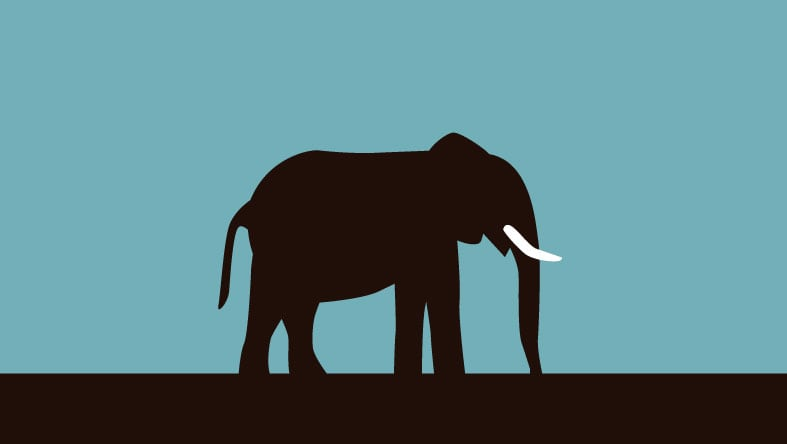
#> input picture OpenCV Projects/elephant.jpg, 787 x 444 px
$ python 'Apr 03.py'
#> lines starting #> are read from the running program, lines starting #| are printed output that depends on the picture
import cv2
import numpy as np


blurRadius = 5
elephantImg = cv2.imread('elephant.jpg', 0)
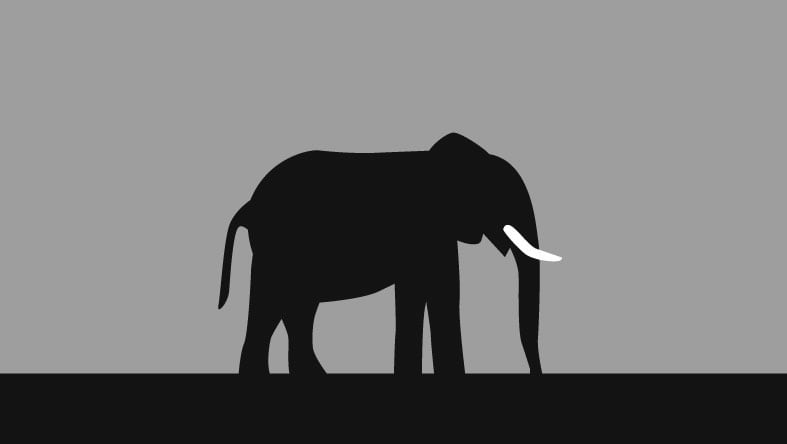
#> elephantImg: shape (444, 787); min 0, max 255, mean 116.8
noise = np.zeros(elephantImg.shape, np.uint8)
cv2.randu(noise, 0, 255)
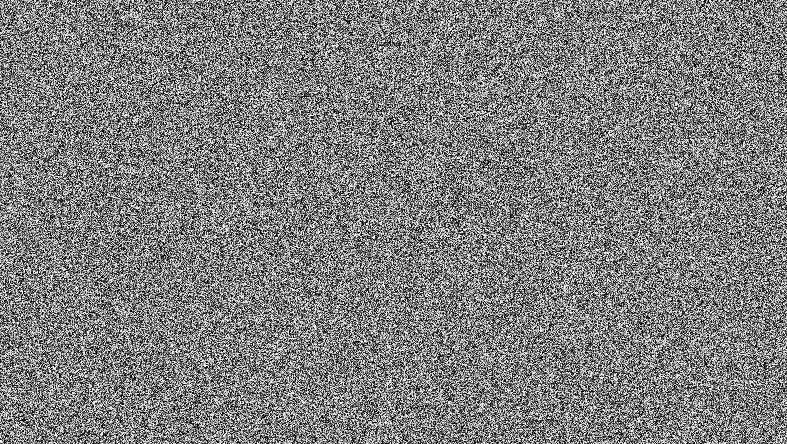
#> noise: shape (444, 787); min 0, max 254, mean 127
elephantImgWithNoise = elephantImg + np.array(0.2*noise, dtype=np.uint8)
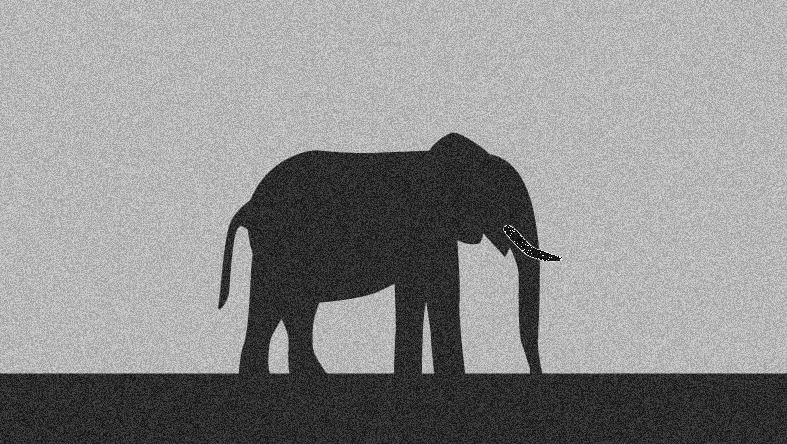
#> elephantImgWithNoise: shape (444, 787); min 0, max 255, mean 141.5
blur_kernel = np.array([[0.0625, 0.125, 0.0625],
                        [0.125, 0.25, 0.125],
                        [0.0625, 0.125, 0.0625]])

newImg = np.zeros([elephantImg.shape[0]+2*blurRadius, elephantImg.shape[1]+2*blurRadius], np.uint8)
newImg[blurRadius:blurRadius + elephantImg.shape[0], blurRadius:blurRadius+elephantImg.shape[1]] = elephantImgWithNoise
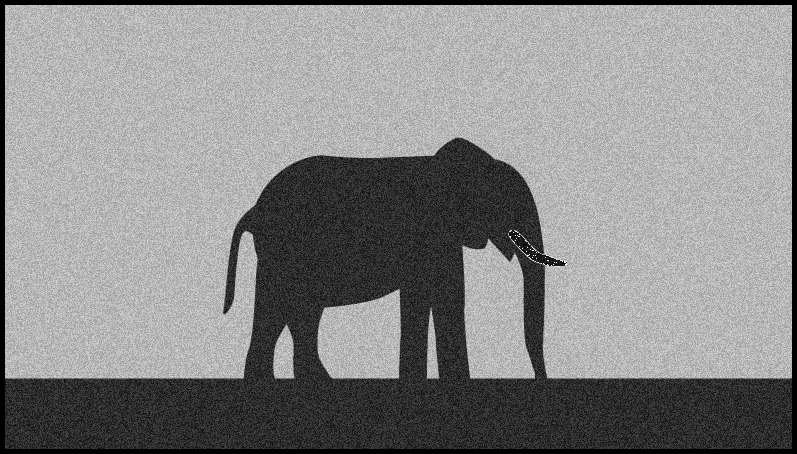
#> newImg: shape (454, 797); min 0, max 255, mean 136.6

print(elephantImg.shape)
#| (444, 787)

elephantBlur = np.zeros(newImg.shape, np.uint8)

for rowN in range(blurRadius, newImg.shape[0]-blurRadius):
    for colN in range(blurRadius, newImg.shape[1]-blurRadius):
        #get current pixel
        pixel = newImg[rowN, colN]
        #get neighbours

        neighbours = newImg[rowN -blurRadius: rowN+blurRadius+1, colN-blurRadius: colN+blurRadius+1]
        #apply blur by * kernel
        #print(f"row: {rowN}, column: {colN}")
        #add values
        #replace the pixel value
        newImg[rowN, colN] = int(np.mean(neighbours))
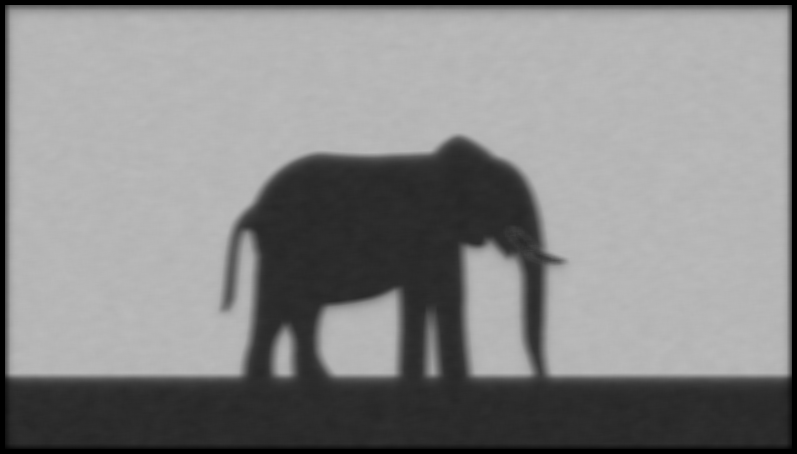
#> newImg: shape (454, 797); min 0, max 187, mean 133.6

cv2.imshow('window', elephantImg)
cv2.imshow('window2', elephantImgWithNoise)
cv2.imshow('blurred image', newImg)
cv2.waitKey(0)
